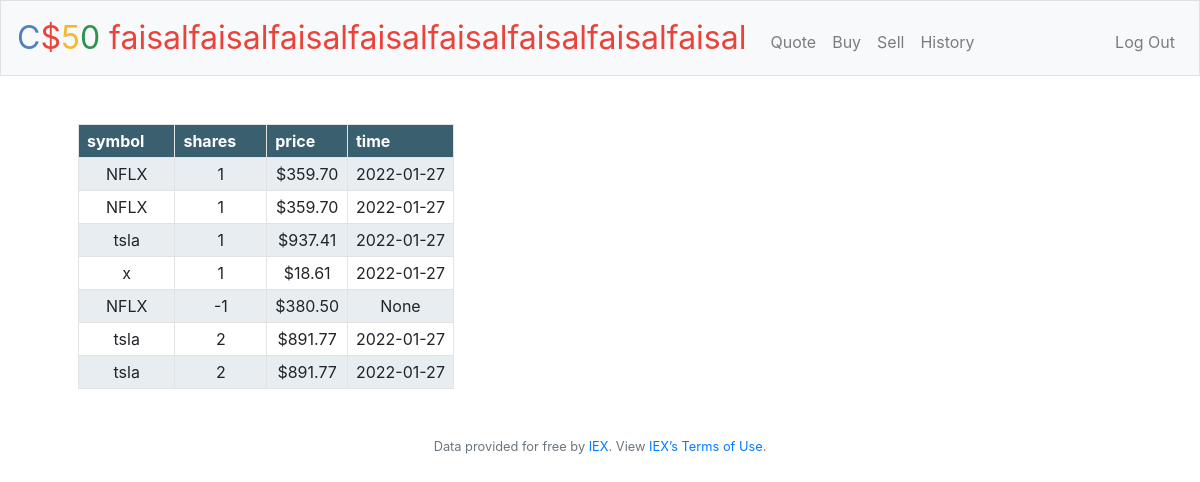
Screenshot of /history (signed in) with the database file from the repository.
### tables this page shows
CREATE TABLE 'transactions' (id INTEGER, symbol TEXT NOT NULL, shares INTEGER NOT NULL DEFAULT 0,price INTEGER NOT NULL, total INTEGER NOT NULL,'time' datetime, user_id INTEGER, PRIMARY KEY(id), FOREIGN KEY(user_id) REFEREnCES users(id));

### application.py (the view)
@app.route("/history")
@login_required
def history():
    stocks = db.execute("SELECT shares, symbol, time, price FROM transactions WHERE user_id = ?", session["user_id"])
    cash = db.execute("SELECT cash FROM users WHERE id = ?", session["user_id"])[0]["cash"]
    totals = cash
    return render_template("history.html", stocks=stocks, usd=usd)

### application.py (called while the page is built)
@app.after_request
def after_request(response):
    response.headers["Cache-Control"] = "no-cache, no-store, must-revalidate"
    response.headers["Expires"] = 0
    response.headers["Pragma"] = "no-cache"
    return response

### helpers.py (called while the page is built)
def login_required(f):
    @wraps(f)
    def decorated_function(*args, **kwargs):
        if session.get("user_id") is None:
            return redirect("/login")
        return f(*args, **kwargs)
    return decorated_function

def usd(value):
    return f"${value:,.2f}"

### templates/history.html
{% extends "layout.html" %}
{% block main %}
    <table>
        <thead>
           <tr>
               <th>symbol</th>
               <th>shares</th>
               <th>price</th>
               <th>time</th>
           </tr>
        </thead>
        <tbody>
                {% for stock in stocks %}
                <tr>
                <td>{{stock["symbol"]}}</td>
                <td>{{stock["shares"]}}</td>
                <td>{{usd(stock["price"])}}</td>
                <td>{{stock["time"]}}</td>
                </tr>
                {% endfor %}
        </tbody>
    </table>
{% endblock %}

### templates/layout.html (shortened to what this page needs)
<!DOCTYPE html>
<html lang="en">
    <head>
        <link rel="stylesheet" href="https://cdn.jsdelivr.net/npm/bootstrap@4.5.3/dist/css/bootstrap.min.css">
        <link href="/static/styles.css" rel="stylesheet">
    </head>
    <body>
        <nav class="navbar navbar-expand-md navbar-light bg-light border">
            <a class="navbar-brand" href="/"><span class="blue">C</span><span class="red">$</span><span class="yellow">5</span><span class="green">0</span> <span class="red">faisalfaisalfaisalfaisalfaisalfaisalfaisalfaisal</span></a>
            <div class="collapse navbar-collapse" id="navbar">
                {% if session.user_id %}
                    <ul class="navbar-nav mr-auto mt-2">
                        <li class="nav-item"><a class="nav-link" href="/quote">Quote</a></li>
                        <li class="nav-item"><a class="nav-link" href="/buy">Buy</a></li>
                        <li class="nav-item"><a class="nav-link" href="/sell">Sell</a></li>
                        <li class="nav-item"><a class="nav-link" href="/history">History</a></li>
                    </ul>
                    <ul class="navbar-nav ml-auto mt-2">
                        <li class="nav-item"><a class="nav-link" href="/logout">Log Out</a></li>
                    </ul>
                {% else %}
                    <ul class="navbar-nav ml-auto mt-2">
                        <li class="nav-item"><a class="nav-link" href="/register">Register</a></li>
                        <li class="nav-item"><a class="nav-link" href="/login">Log In</a></li>
                    </ul>
                {% endif %}
            </div>
        </nav>
        <main class="container p-5">
            {% block main %}{% endblock %}
        </main>
        <footer class="small text-center text-muted">
            Data provided for free by <a href="https://iextrading.com/developer">IEX</a>. View <a href="https://iextrading.com/api-exhibit-a/">IEX’s Terms of Use</a>.
        </footer>
    </body>
</html>

### static/styles.css (style rules this page uses)
nav .navbar-brand { font-size: xx-large; }
nav .navbar-brand .blue { color: #537fbe; }
nav .navbar-brand .red { color: #ea433b; }
nav .navbar-brand .yellow { color: #f5b82e; }
nav .navbar-brand .green { color: #2e944b; }
main { overflow-x: auto; text-align: center; }
table { border-collapse: collapse; }
table th { text-align: left; background-color:#3a6070; color: #FFF; padding: 4px 30px 4px 8px; border: 1px solid #e3e3e3; }
table td { border: 1px solid #e3e3e3; text-align: center; padding: 4px 8px; }
table tr:nth-child(odd) td { background-color: #e7edf0; }

### rows the page displays
transactions: symbol "NFLX", shares "1", price "$359.70", time "2022-01-27"
transactions: symbol "NFLX", shares "1", price "$359.70", time "2022-01-27"
transactions: symbol "tsla", shares "1", price "$937.41", time "2022-01-27"
transactions: symbol "x", shares "1", price "$18.61", time "2022-01-27"
transactions: symbol "NFLX", shares "-1", price "$380.50", time "None"
transactions: symbol "tsla", shares "2", price "$891.77", time "2022-01-27"
transactions: symbol "tsla", shares "2", price "$891.77", time "2022-01-27"
